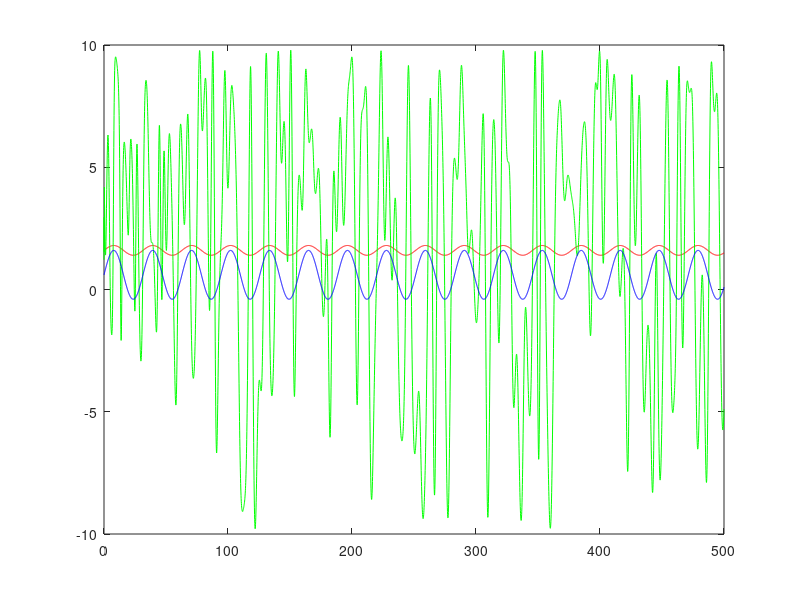

MATLAB code to generate this figure:
%%
clc
das1=[];
asd1=[];
asd2=[];
asd3=[];
asd4=[];
uu1=[];
uu2=[];
uu3=[];
uu4=[];
uu5=[];
uu6=[];
uu7=[];
%%

Q=[1e-8*eye(4),zeros(4,3);zeros(3,4),0.8e-50*eye(3)];
%Q=0.17e-12*eye(7);
R=zeros(3,3);
R(1,1)=0.91718;
R(2,2)=0.91718;
R(3,3)=0.91718;
Pk=0.1*eye(7,7);
xk=[1,0,0,0,0,0,0];
u=0;v=0;w=0;x=0;y=0;z=0;
h=0.1;
t=0:h:500;
p=(0.51*sin(0.2*t))+0.03*rand(1,size(t,2))+1.2;
q=(0.632*sin(0.03*t))+0.03*rand(1,size(t,2))+1.3;
r=(0.723*sin(0.3*t))+0.003*rand(1,size(t,2))+1.1;
ax=0.2*sin(0.2*t)+0.00013*rand(1,size(t,2))+1.6;
ay=0.2*cos(0.2315*t)+0.00013*rand(1,size(t,2))-1.7;
az=0.0003*rand(1,size(t,2))-2.1;
hk=[0;0;0];
wB0=hk';
rIMU=[0.023;0.023;0.05];
j=8.20;
for ii=1:size(p,2)
%El Jacobiano de dx/dt=f(x,n)

   p1=p(ii)-xk(5);%Calculamos las velocidades angulares
   q1=q(ii)-xk(6);
   r1=r(ii)-xk(7);
   
   s=h*sqrt(p1^2+q1^2+r1^2)/2;
   
   gamma=cos(s)+j*h*(1-xk(1)^2-xk(2)^2-xk(3)^2-xk(4)^2);
   
   gamma2=-((h^3)*(s*cos(s)-sin(s)))/(8*s^3);
   phi_p=p1*gamma2;
   phi_q=q1*gamma2;
   phi_r=r1*gamma2;
   
   gamma3=((h^2)/4)*sin(s)/s;
   
   gamma4=h*sin(s)/(2*s);
   
   AA(1)=xk(2)*p1+xk(3)*q1+xk(4)*r1;
   AA(2)=-xk(1)*p1-xk(3)*r1+xk(4)*q1;
   AA(3)=-xk(1)*q1+xk(2)*r1-xk(4)*p1;
   AA(4)=-xk(1)*r1-xk(2)*q1+xk(3)*p1;
   
   
   Fk(1,1)=gamma-(2*j*h*xk(1)*xk(1));
   Fk(2,1)=-(2*j*h*xk(1)*xk(2))+(p1*h*sin(s)/(2*s));
   Fk(3,1)=-(2*j*h*xk(1)*xk(3))+(q1*h*sin(s)/(2*s));
   Fk(4,1)=-(2*j*h*xk(1)*xk(4))+(r1*h*sin(s)/(2*s));
   Fk(5,1)=0;
   Fk(6,1)=0;
   Fk(7,1)=0;

   Fk(1,2)=-(2*j*h*xk(2)*xk(1))-(p1*h*sin(s)/(2*s));
   Fk(2,2)=gamma-(2*j*h*xk(2)*xk(2));
   Fk(3,2)=-(2*j*h*xk(2)*xk(3))+(r1*h*sin(s)/(2*s));
   Fk(4,2)=-(2*j*h*xk(2)*xk(4))+(q1*h*sin(s)/(2*s));
   Fk(5,2)=0;
   Fk(6,2)=0;
   Fk(7,2)=0;
   
   Fk(1,3)=-(2*j*h*xk(3)*xk(1))-(q1*h*sin(s)/(2*s));
   Fk(2,3)=-(2*j*h*xk(3)*xk(2))-(r1*h*sin(s)/(2*s));
   Fk(3,3)=gamma-(2*j*h*xk(3)*xk(3));
   Fk(4,3)=-(2*j*h*xk(3)*xk(4))-(p1*h*sin(s)/(2*s));
   Fk(5,3)=0;
   Fk(6,3)=0;
   Fk(7,3)=0;
   
   Fk(1,4)=-(2*j*h*xk(4)*xk(1))-(r1*h*sin(s)/(2*s));
   Fk(2,4)=-(2*j*h*xk(4)*xk(2))-(q1*h*sin(s)/(2*s));
   Fk(3,4)=-(2*j*h*xk(4)*xk(3))-(p1*h*sin(s)/(2*s));
   Fk(4,4)=gamma-(2*j*h*xk(4)*xk(4));
   Fk(5,4)=0;
   Fk(6,4)=0;
   Fk(7,4)=0;
   
   Fk(1,5)=gamma3*xk(1)*p1+phi_p*AA(1)-gamma4*xk(2);
   Fk(2,5)=gamma3*xk(2)*p1+phi_p*AA(2)+gamma4*xk(1);
   Fk(3,5)=gamma3*xk(3)*p1+phi_p*AA(3)+gamma4*xk(4);
   Fk(4,5)=gamma3*xk(4)*p1+phi_p*AA(4)-gamma4*xk(3);
   Fk(5,5)=-1;
   Fk(6,5)=0;
   Fk(7,5)=0;
   
   
   Fk(1,6)=gamma3*xk(1)*q1+phi_q*AA(1)-gamma4*xk(3);
   Fk(2,6)=gamma3*xk(2)*q1+phi_q*AA(2)-gamma4*xk(4);
   Fk(3,6)=gamma3*xk(3)*q1+phi_q*AA(3)+gamma4*xk(1);
   Fk(4,6)=gamma3*xk(4)*q1+phi_q*AA(4)+gamma4*xk(2);
   Fk(5,6)=0;
   Fk(6,6)=-1;
   Fk(7,6)=0;
   
   Fk(1,7)=gamma3*xk(1)*r1+phi_r*AA(1)-gamma4*xk(4);
   Fk(2,7)=gamma3*xk(2)*r1+phi_r*AA(2)+gamma4*xk(3);
   Fk(3,7)=gamma3*xk(3)*r1+phi_r*AA(3)-gamma4*xk(2);
   Fk(4,7)=gamma3*xk(4)*r1+phi_r*AA(4)+gamma4*xk(1);
   Fk(5,7)=0;
   Fk(6,7)=0;
   Fk(7,7)=-1;
   
   
%EstApriori(float p,float q,float r) 
    %----LA VERsion para el uC debe ser corregida ya que la discretizacion
    %de \dot(x)=f(x) no es correcta.
   p1=p(ii)-xk(5);%Calculamos las velocidades angulares
   q1=q(ii)-xk(6);
   r1=r(ii)-xk(7);
   dphi=h*p1;
   dtheta=h*q1;
   dpsi=h*r1;
   Phi_delta=[0 dphi dtheta dpsi;-dphi  0 -dpsi dtheta; -dtheta dpsi 0 -dphi;-dpsi -dtheta dphi 0];
   rr=xk(1:4)';
   s=dot([dphi dtheta dpsi],[dphi dtheta dpsi]);
   s=0.5*sqrt(s);
   EXP=(gamma*eye(4))-((sin(s)/(2*s))*Phi_delta);
   xk(1:4)=(EXP*rr)';
%    asdfgh=xk(1:4)*xk(1:4)';
%    xk(1:4)=xk(1:4)/asdfgh;
   xk(5:7)=xk(5:7);
   AUX=[EXP,zeros(4,3);zeros(3,4),eye(3)];
% HesHk(void)
   Hk(1,1)=2*9.79*xk(3);
   Hk(1,2)=-2*9.79*xk(4);
   Hk(1,3)=2*9.79*xk(1);
   Hk(1,4)=-2*9.79*xk(2);
   Hk(1,5)=0;
   Hk(1,6)=0;
   Hk(1,7)=0;
   
   Hk(2,1)=-2*9.79*xk(2);
   Hk(2,2)=-2*9.79*xk(1);
   Hk(2,3)=-2*9.79*xk(4);
   Hk(2,4)=-2*9.79*xk(3);
   Hk(2,5)=0;
   Hk(2,6)=0;
   Hk(2,7)=0;
   
   Hk(3,1)=-2*9.79*xk(1);
   Hk(3,2)=2*9.79*xk(2);
   Hk(3,3)=2*9.79*xk(3);
   Hk(3,4)=2*9.79*xk(4);
   Hk(3,5)=0;
   Hk(3,6)=0;
   Hk(3,7)=0;

% CovApriori(void)
   Pk=(Fk*(Pk*Fk'))+Q;
   %Pk=(AUX*(Pk*AUX'))+Q;
% KalmanGain(void)
   K=(Hk*(Pk*Hk')+R)^-1;
   K=(Pk*Hk')*K;
% EstAposteori(float ax,float ay,float az)
   hk(1)=ax(ii)+(19.58*(xk(2)*xk(4)-xk(1)*xk(3)));
   hk(2)=ay(ii)+(19.58*(xk(3)*xk(4)+xk(1)*xk(2)));
   hk(3)=az(ii)+(9.79*(1-2*((xk(3)^2)+(xk(2)^2))));
   
   zk(1)=-(19.58*(xk(2)*xk(4)-xk(1)*xk(3)));
   zk(2)=-(19.58*(xk(3)*xk(4)+xk(1)*xk(2)));
   zk(3)=-(9.79*(1-2*((xk(3)^2)+(xk(2)^2))));
   
   xk=xk+(K*hk)';
% CovAposteori(void)
Pk=(eye(7)-(K*Hk))*Pk;

% FUNCIONES PARA LA ACTUALIZACION DE LA SALIDA
%    MATRIZ DE ROTACION EN CUATERNIONES
   Rtheta(1,1)=1-(2*((xk(3)*xk(3))+(xk(4)*xk(4))));
   Rtheta(2,2)=1-(2*((xk(2)*xk(2))+(xk(4)*xk(4))));
   Rtheta(3,3)=1-(2*((xk(2)*xk(2))+(xk(3)*xk(3))));
   Rtheta(1,2)=2*((xk(2)*xk(3))-(xk(1)*xk(4)));
   Rtheta(1,3)=2*((xk(2)*xk(4))+(xk(1)*xk(3)));
   Rtheta(2,1)=2*((xk(2)*xk(3))+(xk(1)*xk(4)));
   Rtheta(2,3)=2*((xk(3)*xk(4))-(xk(1)*xk(2)));
   Rtheta(3,1)=2*((xk(2)*xk(4))-(xk(1)*xk(3)));
   Rtheta(3,2)=2*((xk(3)*xk(4))+(xk(1)*xk(2)));
   
   %ANGULOS DE POSE
   phi=atan(Rtheta(3,2)/Rtheta(3,3));
   theta=asin(-Rtheta(3,1));       
   psi=atan(Rtheta(2,1)/Rtheta(1,1));
   
   %MEDIDA CRUDA DE LA ACELERACION EN rIMU en m/s^2
   a_ms2=[ax(ii);ay(ii);az(ii)];
   %a_ms2=9.79*a_ms2/0.3;
   
   %MEDIDA sin RUIDO ni BIAS DE LAs velocidades angulares de pose de la IMU
   w_rads(1)=p(ii)-xk(4);
   w_rads(2)=q(ii)-xk(5);
   w_rads(3)=r(ii)-xk(6);
%    uu=[uu w_rads(1)];
   %Derivada de la velocidad angular respecto a cuerpo wB.
   dotw_b=(w_rads-wB0)/0.2;
   wB0=w_rads;
   
   %Aceleracion centripeda
   
   a_centripeda=cross(w_rads,rIMU);
   a_centripeda=cross(w_rads,a_centripeda);
   
   %Aceleracion tangencial
   
   a_tangencial=cross(dotw_b,rIMU);
   
   %Aceleracion respecto al marco inercial estandar
   aIMU=a_ms2-a_centripeda'-a_tangencial';
   aI=Rtheta*aIMU;
   aI=aI-[0;0;9.79];
   
   %CALCULO DE LAS VELOCIDADES LINEALES.
   
  u=u+(0.2*aI(1));
  v=v+(0.2*aI(2));
  w=w+(0.2*aI(3));
  
  %Calculo de la posicion.
  x=x+(0.2*u);
  y=y+(0.2*v);
  z=z+(0.2*w);
  
  asd1=[asd1 zk(1)];
  asd2=[asd2 zk(2)];
  asd3=[asd3 zk(3)];
  asd4=[asd4 sqrt(zk*zk')];
  uu1=[uu1 xk(1)];
  uu2=[uu2 xk(2)];
  uu3=[uu3 xk(3)];
  uu4=[uu4 xk(4)];
  uu5=[uu5 xk(5)];
  uu6=[uu6 xk(6)];
  uu7=[uu7 xk(7)];
  das1=[das1 xk(1:4)*(xk(1:4))'];
%   K
end
plot(das1)
pause
plot(asd4)
pause
plot(t,p,'r')
hold on
p2=p-uu5;
p=(0.51*sin(0.2*t));
plot(t,p,'b')
plot(t,p2,'g')
hold off

pause

plot(t,ax,'r')
hold on
ax2=sin(0.2*t)+0.6;
ay2=cos(0.2315*t)+0.7;
plot(t,asd1,'g')
plot(t,ax2,'b')
hold off
